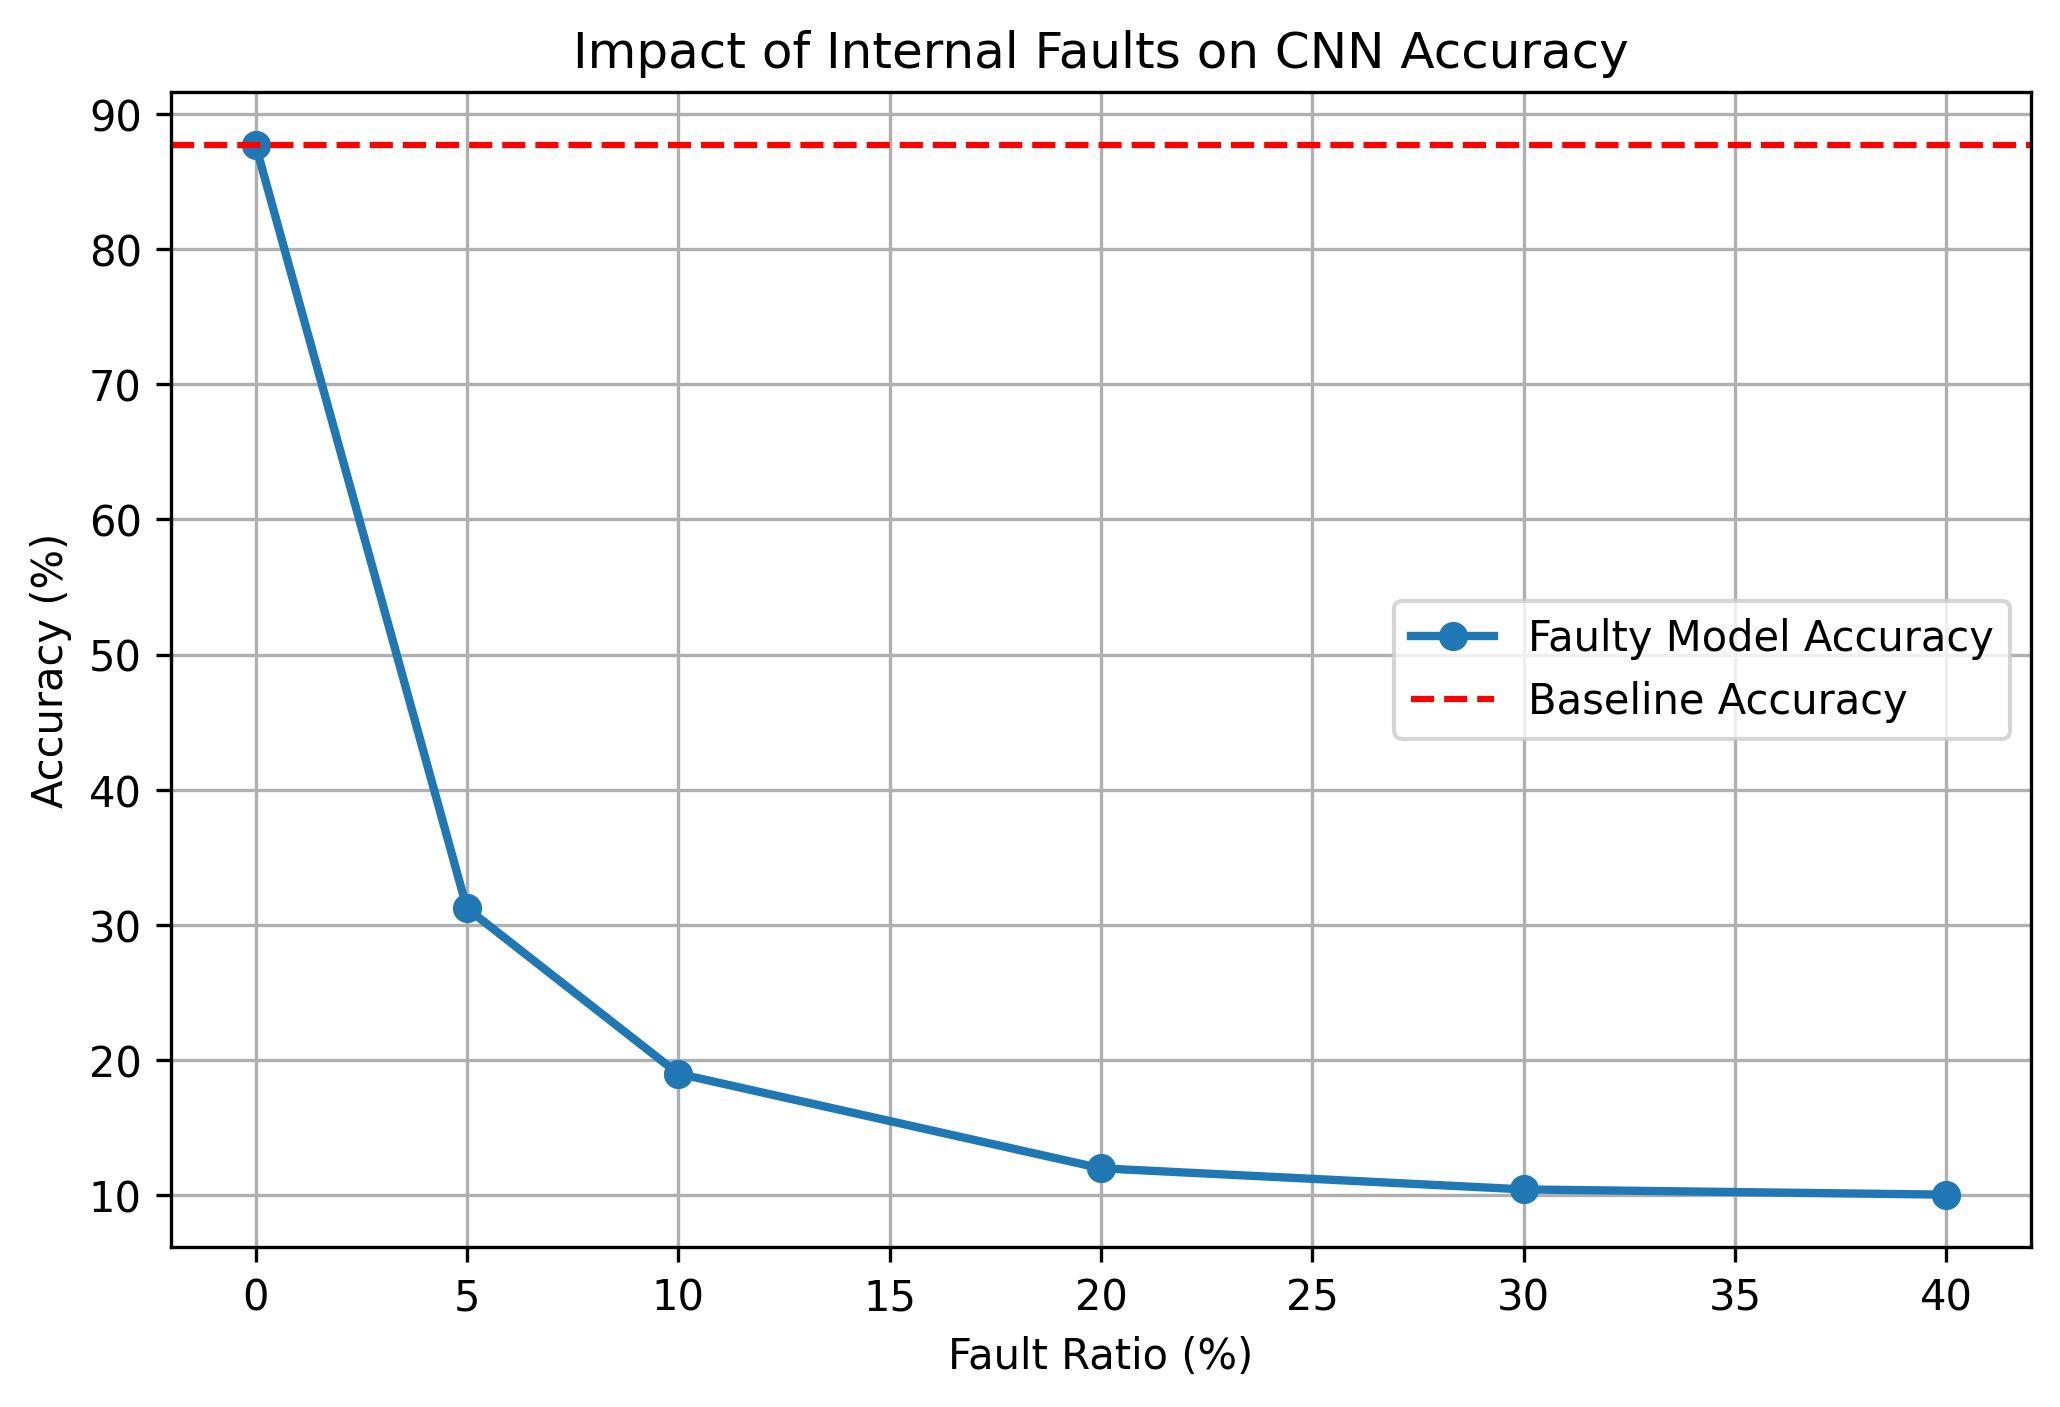

This figure's Python source:
import sys
import os

PROJECT_ROOT = os.path.abspath(os.path.join(os.path.dirname(__file__), ".."))
sys.path.append(PROJECT_ROOT)

import torch
import torchvision
import torchvision.transforms as transforms
from torch.utils.data import DataLoader
import matplotlib.pyplot as plt
import pandas as pd
import copy

from train import CNN

# -------------------------------------------------
# Create experiments folder
# -------------------------------------------------

os.makedirs("experiments", exist_ok=True)

# -------------------------------------------------
# Device
# -------------------------------------------------

device = torch.device("cuda" if torch.cuda.is_available() else "cpu")

print(f"Running on device: {device}")

# -------------------------------------------------
# Dataset (same normalization as training)
# -------------------------------------------------

transform = transforms.Compose([
    transforms.ToTensor(),
    transforms.Normalize(
        (0.4914, 0.4822, 0.4465),
        (0.2023, 0.1994, 0.2010)
    )
])

testset = torchvision.datasets.CIFAR10(
    root="./datasets",
    train=False,
    download=False,
    transform=transform
)

testloader = DataLoader(testset, batch_size=128, shuffle=False)

# -------------------------------------------------
# Evaluation Function
# -------------------------------------------------

def evaluate(model, loader):

    model.eval()

    correct = 0
    total = 0

    with torch.no_grad():

        for inputs, labels in loader:

            inputs = inputs.to(device)
            labels = labels.to(device)

            outputs = model(inputs)

            _, predicted = torch.max(outputs, 1)

            total += labels.size(0)
            correct += (predicted == labels).sum().item()

    return 100 * correct / total


# -------------------------------------------------
# Fault Injection
# -------------------------------------------------

def inject_weight_fault(model, fault_ratio):

    with torch.no_grad():

        for param in model.parameters():

            num_weights = param.numel()
            num_faults = int(fault_ratio * num_weights)

            if num_faults > 0:

                idx = torch.randperm(num_weights)[:num_faults]

                param.view(-1)[idx] = 0


# -------------------------------------------------
# Load Baseline Model
# -------------------------------------------------

base_model = CNN().to(device)

base_model.load_state_dict(
    torch.load("models/baseline_cnn.pth", map_location=device)
)

base_model.eval()

# -------------------------------------------------
# Baseline Accuracy
# -------------------------------------------------

baseline_acc = evaluate(base_model, testloader)

print(f"\nBaseline Accuracy (0% fault): {baseline_acc:.2f}%")

# -------------------------------------------------
# Fault Ratios
# -------------------------------------------------

fault_ratios = [0.0, 0.05, 0.1, 0.2, 0.3, 0.4]

fault_accuracies = []

# -------------------------------------------------
# Run Experiment
# -------------------------------------------------

for ratio in fault_ratios:

    faulty_model = copy.deepcopy(base_model)

    inject_weight_fault(faulty_model, ratio)

    acc = evaluate(faulty_model, testloader)

    fault_accuracies.append(acc)

    print(f"Fault Ratio: {int(ratio*100)}% → Accuracy: {acc:.2f}%")

# -------------------------------------------------
# Save Results Table
# -------------------------------------------------

# results = pd.DataFrame({
#     "Fault (%)": [r*100 for r in fault_ratios],
#     "Accuracy (%)": fault_accuracies
# })

# results.to_csv("experiments/fault_vs_accuracy.csv", index=False)

# print("\nResults saved to experiments/fault_vs_accuracy.csv")

# -------------------------------------------------
# Plot
# -------------------------------------------------

plt.figure(figsize=(8,5))

plt.plot(
    [r*100 for r in fault_ratios],
    fault_accuracies,
    marker="o",
    linewidth=2,
    label="Faulty Model Accuracy"
)

plt.axhline(
    y=baseline_acc,
    color="red",
    linestyle="--",
    label="Baseline Accuracy"
)

plt.xlabel("Fault Ratio (%)")
plt.ylabel("Accuracy (%)")
plt.title("Impact of Internal Faults on CNN Accuracy")

plt.legend()
plt.grid(True)

plt.savefig(
    "experiments/fault_vs_accuracy.png",
    dpi=300,
    bbox_inches="tight"
)

print("Plot saved to experiments/fault_vs_accuracy.png")

plt.show()
